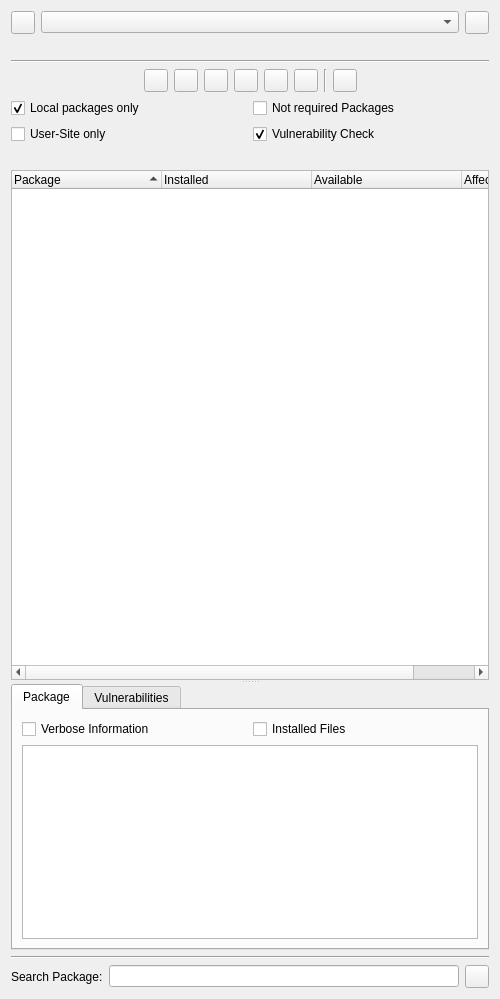
<?xml version="1.0" encoding="UTF-8"?>
<ui version="4.0">
 <class>PipPackagesWidget</class>
 <widget class="QWidget" name="PipPackagesWidget">
  <property name="geometry">
   <rect>
    <x>0</x>
    <y>0</y>
    <width>500</width>
    <height>999</height>
   </rect>
  </property>
  <layout class="QVBoxLayout" name="verticalLayout">
   <item>
    <layout class="QHBoxLayout" name="horizontalLayout">
     <item>
      <widget class="QToolButton" name="viewToggleButton">
       <property name="toolTip">
        <string>Toggle to show or hide the dependency tree view</string>
       </property>
       <property name="checkable">
        <bool>true</bool>
       </property>
      </widget>
     </item>
     <item>
      <widget class="QComboBox" name="environmentsComboBox"/>
     </item>
     <item>
      <widget class="EricToolButton" name="pipMenuButton">
       <property name="popupMode">
        <enum>QToolButton::ToolButtonPopupMode::InstantPopup</enum>
       </property>
      </widget>
     </item>
    </layout>
   </item>
   <item>
    <widget class="EricSqueezeLabelPath" name="environmentPathLabel">
     <property name="text">
      <string notr="true"/>
     </property>
    </widget>
   </item>
   <item>
    <widget class="Line" name="line">
     <property name="orientation">
      <enum>Qt::Orientation::Horizontal</enum>
     </property>
    </widget>
   </item>
   <item>
    <widget class="QStackedWidget" name="viewsStackWidget">
     <property name="currentIndex">
      <number>0</number>
     </property>
     <widget class="QWidget" name="packagesPage">
      <layout class="QVBoxLayout" name="verticalLayout_5">
       <property name="leftMargin">
        <number>0</number>
       </property>
       <property name="topMargin">
        <number>0</number>
       </property>
       <property name="rightMargin">
        <number>0</number>
       </property>
       <property name="bottomMargin">
        <number>0</number>
       </property>
       <item>
        <widget class="QWidget" name="baseWidget" native="true">
         <layout class="QVBoxLayout" name="verticalLayout_6">
          <property name="leftMargin">
           <number>0</number>
          </property>
          <property name="topMargin">
           <number>0</number>
          </property>
          <property name="rightMargin">
           <number>0</number>
          </property>
          <property name="bottomMargin">
           <number>0</number>
          </property>
          <item>
           <layout class="QHBoxLayout" name="horizontalLayout_2">
            <item>
             <spacer name="horizontalSpacer">
              <property name="orientation">
               <enum>Qt::Orientation::Horizontal</enum>
              </property>
              <property name="sizeHint" stdset="0">
               <size>
                <width>40</width>
                <height>20</height>
               </size>
              </property>
             </spacer>
            </item>
            <item>
             <widget class="QToolButton" name="refreshButton">
              <property name="toolTip">
               <string>Press to refresh the lists</string>
              </property>
             </widget>
            </item>
            <item>
             <widget class="QToolButton" name="installButton">
              <property name="toolTip">
               <string>Press to install a package.</string>
              </property>
             </widget>
            </item>
            <item>
             <widget class="QToolButton" name="upgradeButton">
              <property name="toolTip">
               <string>Press to upgrade the selected packages</string>
              </property>
             </widget>
            </item>
            <item>
             <widget class="QToolButton" name="upgradeAllButton">
              <property name="toolTip">
               <string>Press to upgrade all listed packages</string>
              </property>
             </widget>
            </item>
            <item>
             <widget class="QToolButton" name="uninstallButton">
              <property name="toolTip">
               <string>Press to uninstall the selected package</string>
              </property>
             </widget>
            </item>
            <item>
             <widget class="QToolButton" name="showPackageDetailsButton">
              <property name="toolTip">
               <string>Press to show details for the selected entry</string>
              </property>
             </widget>
            </item>
            <item>
             <widget class="Line" name="line_3">
              <property name="orientation">
               <enum>Qt::Orientation::Vertical</enum>
              </property>
             </widget>
            </item>
            <item>
             <widget class="QToolButton" name="cleanupButton">
              <property name="toolTip">
               <string>Press to remove leftovers of an upgrade or uninstall run.</string>
              </property>
             </widget>
            </item>
            <item>
             <spacer name="horizontalSpacer_2">
              <property name="orientation">
               <enum>Qt::Orientation::Horizontal</enum>
              </property>
              <property name="sizeHint" stdset="0">
               <size>
                <width>40</width>
                <height>20</height>
               </size>
              </property>
             </spacer>
            </item>
           </layout>
          </item>
          <item>
           <layout class="QGridLayout" name="gridLayout_2">
            <item row="0" column="0">
             <widget class="QCheckBox" name="localCheckBox">
              <property name="toolTip">
               <string>Select to show only locally-installed packages</string>
              </property>
              <property name="text">
               <string>Local packages only</string>
              </property>
              <property name="checked">
               <bool>true</bool>
              </property>
             </widget>
            </item>
            <item row="0" column="1">
             <widget class="QCheckBox" name="notRequiredCheckBox">
              <property name="toolTip">
               <string>Select to list packages that are not dependencies of installed packages</string>
              </property>
              <property name="text">
               <string>Not required Packages</string>
              </property>
             </widget>
            </item>
            <item row="1" column="0">
             <widget class="QCheckBox" name="userCheckBox">
              <property name="toolTip">
               <string>Select to show only packages installed to the user-site</string>
              </property>
              <property name="text">
               <string>User-Site only</string>
              </property>
             </widget>
            </item>
            <item row="1" column="1">
             <widget class="QCheckBox" name="vulnerabilityCheckBox">
              <property name="toolTip">
               <string>Perform vulnerability checks based on &quot;Safety DB&quot;.</string>
              </property>
              <property name="text">
               <string>Vulnerability Check</string>
              </property>
              <property name="checked">
               <bool>true</bool>
              </property>
             </widget>
            </item>
           </layout>
          </item>
          <item>
           <widget class="QLabel" name="statusLabel"/>
          </item>
          <item>
           <widget class="QSplitter" name="splitter">
            <property name="orientation">
             <enum>Qt::Orientation::Vertical</enum>
            </property>
            <property name="childrenCollapsible">
             <bool>false</bool>
            </property>
            <widget class="QTreeWidget" name="packagesList">
             <property name="sizePolicy">
              <sizepolicy hsizetype="Expanding" vsizetype="Expanding">
               <horstretch>0</horstretch>
               <verstretch>3</verstretch>
              </sizepolicy>
             </property>
             <property name="alternatingRowColors">
              <bool>true</bool>
             </property>
             <property name="selectionMode">
              <enum>QAbstractItemView::SelectionMode::ExtendedSelection</enum>
             </property>
             <property name="rootIsDecorated">
              <bool>false</bool>
             </property>
             <property name="itemsExpandable">
              <bool>false</bool>
             </property>
             <property name="sortingEnabled">
              <bool>true</bool>
             </property>
             <attribute name="headerDefaultSectionSize">
              <number>150</number>
             </attribute>
             <column>
              <property name="text">
               <string>Package</string>
              </property>
             </column>
             <column>
              <property name="text">
               <string>Installed</string>
              </property>
             </column>
             <column>
              <property name="text">
               <string>Available</string>
              </property>
             </column>
             <column>
              <property name="text">
               <string>Affected</string>
              </property>
             </column>
            </widget>
            <widget class="QTabWidget" name="infoWidget">
             <property name="currentIndex">
              <number>0</number>
             </property>
             <widget class="QWidget" name="packageTab">
              <attribute name="title">
               <string>Package</string>
              </attribute>
              <layout class="QVBoxLayout" name="verticalLayout_4">
               <item>
                <layout class="QHBoxLayout" name="horizontalLayout_7">
                 <item>
                  <widget class="QCheckBox" name="verboseCheckBox">
                   <property name="toolTip">
                    <string>Select to show verbose package information</string>
                   </property>
                   <property name="text">
                    <string>Verbose Information</string>
                   </property>
                  </widget>
                 </item>
                 <item>
                  <widget class="QCheckBox" name="installedFilesCheckBox">
                   <property name="toolTip">
                    <string>Select to show information about installed files</string>
                   </property>
                   <property name="text">
                    <string>Installed Files</string>
                   </property>
                  </widget>
                 </item>
                </layout>
               </item>
               <item>
                <widget class="QTreeWidget" name="packageInfoWidget">
                 <property name="sizePolicy">
                  <sizepolicy hsizetype="Expanding" vsizetype="Expanding">
                   <horstretch>0</horstretch>
                   <verstretch>1</verstretch>
                  </sizepolicy>
                 </property>
                 <property name="alternatingRowColors">
                  <bool>true</bool>
                 </property>
                 <property name="selectionBehavior">
                  <enum>QAbstractItemView::SelectionBehavior::SelectItems</enum>
                 </property>
                 <property name="rootIsDecorated">
                  <bool>false</bool>
                 </property>
                 <property name="itemsExpandable">
                  <bool>false</bool>
                 </property>
                 <property name="allColumnsShowFocus">
                  <bool>true</bool>
                 </property>
                 <property name="wordWrap">
                  <bool>true</bool>
                 </property>
                 <property name="columnCount">
                  <number>2</number>
                 </property>
                 <attribute name="headerVisible">
                  <bool>false</bool>
                 </attribute>
                 <attribute name="headerStretchLastSection">
                  <bool>false</bool>
                 </attribute>
                 <column>
                  <property name="text">
                   <string notr="true">1</string>
                  </property>
                 </column>
                 <column>
                  <property name="text">
                   <string notr="true">2</string>
                  </property>
                 </column>
                </widget>
               </item>
              </layout>
             </widget>
             <widget class="QWidget" name="vulnerabilitiesTab">
              <attribute name="title">
               <string>Vulnerabilities</string>
              </attribute>
              <layout class="QVBoxLayout" name="verticalLayout_3">
               <item>
                <widget class="QTreeWidget" name="vulnerabilitiesInfoWidget">
                 <property name="sizePolicy">
                  <sizepolicy hsizetype="Expanding" vsizetype="Expanding">
                   <horstretch>0</horstretch>
                   <verstretch>1</verstretch>
                  </sizepolicy>
                 </property>
                 <property name="alternatingRowColors">
                  <bool>true</bool>
                 </property>
                 <property name="selectionBehavior">
                  <enum>QAbstractItemView::SelectionBehavior::SelectItems</enum>
                 </property>
                 <property name="rootIsDecorated">
                  <bool>false</bool>
                 </property>
                 <property name="itemsExpandable">
                  <bool>false</bool>
                 </property>
                 <property name="allColumnsShowFocus">
                  <bool>true</bool>
                 </property>
                 <property name="wordWrap">
                  <bool>true</bool>
                 </property>
                 <property name="columnCount">
                  <number>2</number>
                 </property>
                 <attribute name="headerVisible">
                  <bool>false</bool>
                 </attribute>
                 <attribute name="headerStretchLastSection">
                  <bool>false</bool>
                 </attribute>
                 <column>
                  <property name="text">
                   <string notr="true">1</string>
                  </property>
                 </column>
                 <column>
                  <property name="text">
                   <string notr="true">2</string>
                  </property>
                 </column>
                </widget>
               </item>
              </layout>
             </widget>
            </widget>
           </widget>
          </item>
         </layout>
        </widget>
       </item>
      </layout>
     </widget>
     <widget class="QWidget" name="dependenciesPage">
      <layout class="QVBoxLayout" name="verticalLayout_7">
       <property name="leftMargin">
        <number>0</number>
       </property>
       <property name="topMargin">
        <number>0</number>
       </property>
       <property name="rightMargin">
        <number>0</number>
       </property>
       <property name="bottomMargin">
        <number>0</number>
       </property>
       <item>
        <layout class="QHBoxLayout" name="horizontalLayout_6">
         <item>
          <spacer name="horizontalSpacer_5">
           <property name="orientation">
            <enum>Qt::Orientation::Horizontal</enum>
           </property>
           <property name="sizeHint" stdset="0">
            <size>
             <width>40</width>
             <height>20</height>
            </size>
           </property>
          </spacer>
         </item>
         <item>
          <widget class="QToolButton" name="refreshDependenciesButton">
           <property name="toolTip">
            <string>Press to refresh the dependency tree</string>
           </property>
          </widget>
         </item>
         <item>
          <widget class="QToolButton" name="showDepPackageDetailsButton">
           <property name="toolTip">
            <string>Press to show details for the selected entry</string>
           </property>
          </widget>
         </item>
         <item>
          <widget class="QToolButton" name="dependencyRepairButton">
           <property name="toolTip">
            <string>Press to repair the selected dependency</string>
           </property>
           <property name="text">
            <string/>
           </property>
          </widget>
         </item>
         <item>
          <widget class="QToolButton" name="dependencyRepairAllButton">
           <property name="toolTip">
            <string>Press to repair all dependencies</string>
           </property>
          </widget>
         </item>
         <item>
          <spacer name="horizontalSpacer_6">
           <property name="orientation">
            <enum>Qt::Orientation::Horizontal</enum>
           </property>
           <property name="sizeHint" stdset="0">
            <size>
             <width>40</width>
             <height>20</height>
            </size>
           </property>
          </spacer>
         </item>
        </layout>
       </item>
       <item>
        <widget class="QGroupBox" name="groupBox">
         <property name="title">
          <string>View Type</string>
         </property>
         <layout class="QHBoxLayout" name="horizontalLayout_5">
          <item>
           <widget class="QRadioButton" name="requiresButton">
            <property name="toolTip">
             <string>Select to show which package requires other packages</string>
            </property>
            <property name="text">
             <string>Requires</string>
            </property>
            <property name="checked">
             <bool>true</bool>
            </property>
           </widget>
          </item>
          <item>
           <widget class="QRadioButton" name="requiredByButton">
            <property name="toolTip">
             <string>Select to show which package is required by others</string>
            </property>
            <property name="text">
             <string>Required By</string>
            </property>
           </widget>
          </item>
         </layout>
        </widget>
       </item>
       <item>
        <layout class="QHBoxLayout" name="horizontalLayout_4">
         <item>
          <widget class="QCheckBox" name="localDepCheckBox">
           <property name="toolTip">
            <string>Select to show only dependencies of locally installed packages</string>
           </property>
           <property name="text">
            <string>Local packages only</string>
           </property>
           <property name="checked">
            <bool>true</bool>
           </property>
          </widget>
         </item>
         <item>
          <widget class="QCheckBox" name="userDepCheckBox">
           <property name="toolTip">
            <string>Select to show only dependencies of packages installed to the user-site</string>
           </property>
           <property name="text">
            <string>User-Site only</string>
           </property>
          </widget>
         </item>
        </layout>
       </item>
       <item>
        <widget class="QSplitter" name="splitter_2">
         <property name="orientation">
          <enum>Qt::Orientation::Vertical</enum>
         </property>
         <widget class="QTreeWidget" name="dependenciesList">
          <property name="sizePolicy">
           <sizepolicy hsizetype="Expanding" vsizetype="Expanding">
            <horstretch>0</horstretch>
            <verstretch>3</verstretch>
           </sizepolicy>
          </property>
          <property name="alternatingRowColors">
           <bool>true</bool>
          </property>
          <property name="selectionMode">
           <enum>QAbstractItemView::SelectionMode::ExtendedSelection</enum>
          </property>
          <property name="sortingEnabled">
           <bool>true</bool>
          </property>
          <property name="expandsOnDoubleClick">
           <bool>false</bool>
          </property>
          <attribute name="headerDefaultSectionSize">
           <number>150</number>
          </attribute>
          <column>
           <property name="text">
            <string>Package</string>
           </property>
          </column>
          <column>
           <property name="text">
            <string>Installed</string>
           </property>
          </column>
          <column>
           <property name="text">
            <string>Required</string>
           </property>
          </column>
         </widget>
         <widget class="QTreeWidget" name="dependencyInfoWidget">
          <property name="sizePolicy">
           <sizepolicy hsizetype="Expanding" vsizetype="Expanding">
            <horstretch>0</horstretch>
            <verstretch>1</verstretch>
           </sizepolicy>
          </property>
          <property name="alternatingRowColors">
           <bool>true</bool>
          </property>
          <property name="rootIsDecorated">
           <bool>false</bool>
          </property>
          <property name="itemsExpandable">
           <bool>false</bool>
          </property>
          <property name="allColumnsShowFocus">
           <bool>true</bool>
          </property>
          <property name="wordWrap">
           <bool>true</bool>
          </property>
          <property name="columnCount">
           <number>2</number>
          </property>
          <attribute name="headerVisible">
           <bool>false</bool>
          </attribute>
          <attribute name="headerStretchLastSection">
           <bool>false</bool>
          </attribute>
          <column>
           <property name="text">
            <string notr="true">1</string>
           </property>
          </column>
          <column>
           <property name="text">
            <string notr="true">2</string>
           </property>
          </column>
         </widget>
        </widget>
       </item>
      </layout>
     </widget>
    </widget>
   </item>
   <item>
    <widget class="Line" name="line_2">
     <property name="orientation">
      <enum>Qt::Orientation::Horizontal</enum>
     </property>
    </widget>
   </item>
   <item>
    <layout class="QHBoxLayout" name="horizontalLayout_3">
     <item>
      <widget class="QLabel" name="label">
       <property name="text">
        <string>Search Package:</string>
       </property>
      </widget>
     </item>
     <item>
      <widget class="QLineEdit" name="searchEdit">
       <property name="toolTip">
        <string>Enter package name to search for.</string>
       </property>
      </widget>
     </item>
     <item>
      <widget class="QToolButton" name="searchButton">
       <property name="toolTip">
        <string>Press to open a web browser for searching.</string>
       </property>
      </widget>
     </item>
    </layout>
   </item>
  </layout>
 </widget>
 <customwidgets>
  <customwidget>
   <class>EricToolButton</class>
   <extends>QToolButton</extends>
   <header>eric7/EricWidgets/EricToolButton.h</header>
  </customwidget>
  <customwidget>
   <class>EricSqueezeLabelPath</class>
   <extends>QLabel</extends>
   <header>eric7/EricWidgets/EricSqueezeLabels.h</header>
  </customwidget>
 </customwidgets>
 <tabstops>
  <tabstop>viewToggleButton</tabstop>
  <tabstop>environmentsComboBox</tabstop>
  <tabstop>pipMenuButton</tabstop>
  <tabstop>refreshButton</tabstop>
  <tabstop>installButton</tabstop>
  <tabstop>upgradeButton</tabstop>
  <tabstop>upgradeAllButton</tabstop>
  <tabstop>uninstallButton</tabstop>
  <tabstop>showPackageDetailsButton</tabstop>
  <tabstop>cleanupButton</tabstop>
  <tabstop>localCheckBox</tabstop>
  <tabstop>notRequiredCheckBox</tabstop>
  <tabstop>userCheckBox</tabstop>
  <tabstop>vulnerabilityCheckBox</tabstop>
  <tabstop>packagesList</tabstop>
  <tabstop>infoWidget</tabstop>
  <tabstop>verboseCheckBox</tabstop>
  <tabstop>installedFilesCheckBox</tabstop>
  <tabstop>packageInfoWidget</tabstop>
  <tabstop>vulnerabilitiesInfoWidget</tabstop>
  <tabstop>refreshDependenciesButton</tabstop>
  <tabstop>showDepPackageDetailsButton</tabstop>
  <tabstop>dependencyRepairButton</tabstop>
  <tabstop>dependencyRepairAllButton</tabstop>
  <tabstop>requiresButton</tabstop>
  <tabstop>requiredByButton</tabstop>
  <tabstop>localDepCheckBox</tabstop>
  <tabstop>userDepCheckBox</tabstop>
  <tabstop>dependenciesList</tabstop>
  <tabstop>dependencyInfoWidget</tabstop>
  <tabstop>searchEdit</tabstop>
  <tabstop>searchButton</tabstop>
 </tabstops>
 <resources/>
 <connections/>
</ui>
